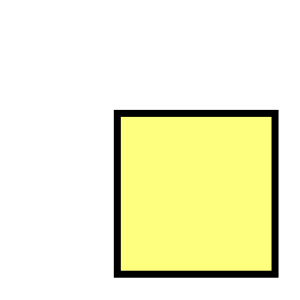
#> input picture img/square.png, 300 x 300 px
$ python logic-arithmetic.py
#> lines starting #> are read from the running program, lines starting #| are printed output that depends on the picture
import cv2 as cv
import numpy as np
import sys
from matplotlib import pyplot as plt

def main():
    square = cv.imread('./img/square.png')
#> square is the input picture: shape (300, 300, 3); mean B, G, R 209.4, 242.4, 242.4
    ball = cv.imread('./img/ball.png')
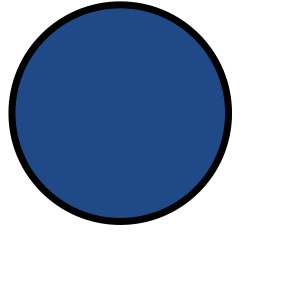
#> input picture img/ball.png, 300 x 300 px
#> ball is the input picture: shape (300, 300, 3); mean B, G, R 195.5, 172.1, 156
    mask = cv.imread('./img/mask2.png')
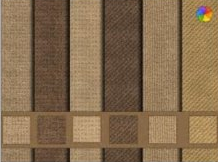
#> input picture img/mask2.png, 218 x 162 px
#> mask is the input picture: shape (162, 218, 3); mean B, G, R 79.1, 108.6, 133.8

    square_gray = cv.cvtColor(square, cv.COLOR_BGR2GRAY)
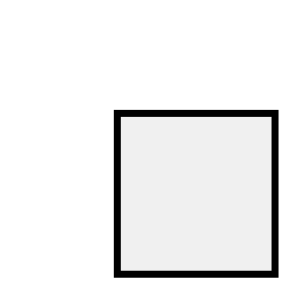
#> square_gray: shape (300, 300); min 0, max 255, mean 238.5
    ball_gray = cv.cvtColor(ball, cv.COLOR_BGR2GRAY)
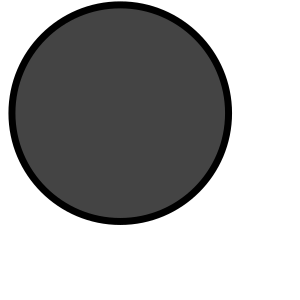
#> ball_gray: shape (300, 300); min 0, max 255, mean 169.8

    args = sys.argv
    if (len(args) > 1):
        if (args[1] == 'add'):
            title = 'Sum'
            image = add(square, ball)
        elif (args[1] == 'sub'):
            title = 'Subtraction'
            image = sub(square, ball)
        elif (args[1] == 'mult'):
            title = 'Multiplication'
            image = mult(square, ball)
        elif (args[1] == 'div'):
            title = 'Division'
            image = div(square, ball)
        elif (args[1] == 'and'):
            title = 'And operation'
            image = andF(square, ball)
        elif (args[1] == 'or'):
            title = 'Or operation'
            image = orF(square, ball)
        elif (args[1] == 'xor'):
            title = 'Xor operation'
            image = xorF(square, ball)
        elif (args[1] == 'not'):
            title = 'Not operation'
            image = notF(square, ball)
        elif (args[1] == 'blur'):
            title = 'Blur'
            image = blur(mask)
        elif (args[1] == 'box'):
            title = 'Box filter'
            image = box(mask)
        elif (args[1] == 'median'):
            title = 'Median filter'
            image = median(mask)
        elif (args[1] == 'dd'):
            title = '2D filter'
            image = dd(mask)
        elif (args[1] == 'gaussian'):
            title = 'Gaussian filter'
            image = gaussian(mask)
        elif (args[1] == 'bilateral'):
            title = 'Bilateral filter'
            image = bilateral(mask)
        else:
            print('(!) -- Error - no operation called')
            exit(0)

        if (len(args) > 2 and args[2] == 'special'):
            original = mask if args[1] == 'blur' or args[1] == 'box' or args[1] == 'median' or args[1] == 'dd' or args[1] == 'gaussian' or args[1] == 'bilateral' else square
            plt.subplot(121),plt.imshow(original),plt.title('Original')
            plt.xticks([]), plt.yticks([])
            plt.subplot(122),plt.imshow(image),plt.title(title)
            plt.xticks([]), plt.yticks([])
            plt.show()
        else:
            cv.imshow(title, image)
            cv.waitKey(15000)
            cv.destroyAllWindows()
    else:
        print('(!) -- Error - no operation called')
        exit(0)
#> (the program exits here)
